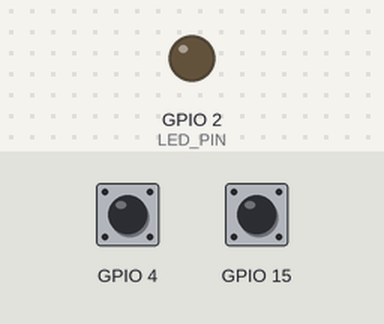
This sketch was run on a simulated ESP32. On the bench: output pins drawn as LEDs (lit = HIGH). The test bench sets the inputs (shaded band); at power-on: GPIO 4 HIGH, GPIO 15 HIGH. USB keyboard and mouse output is not drawn; what the sketch prints to the serial monitor is not drawn.

Above: at 0.1 s.
At 5.2 s:
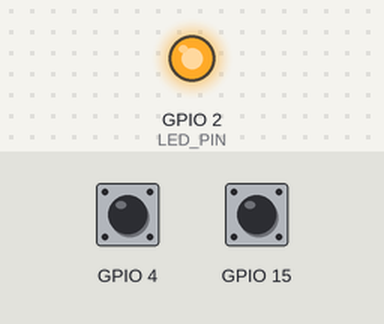
5.3 s: GPIO 4 pulled LOW for 0.15 s
6.9 s: GPIO 15 pulled LOW for 0.15 s
Timing chart, 0 to 9.9 s (numbered marks = the images above; inputs shaded):
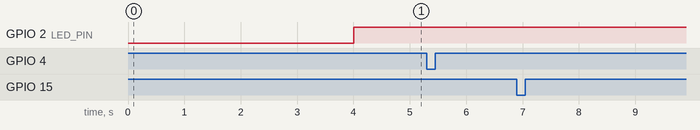

The sketch:

switch_esp32_ble.ino
```cpp
// ReVoice wireless switch (ESP32, Bluetooth keyboard "ReVoice Switch"):
//   SELECT -> Space, NEXT -> Enter  (what ReVoice's scanning mode listens for)
// It also prints "DOWN"/"UP" and "NEXT_DOWN"/"NEXT_UP" over USB at 9600 baud (same protocol as the
// wired switches), handy for testing with a cable.
//
// Build (hardware/HARDWARE.md): ESP32 core 3.x + libraries "ESP32 BLE Keyboard" 0.3.2 (T-vK) and
// "NimBLE-Arduino" 1.4.3, compiled with -DUSE_NIMBLE (the T-vK library's own Bluetooth code does not
// compile on core 3.x; its NimBLE option does, and uses less memory):
//   py -3.10 backend/tools/switch_upload.py --board esp32 --port COM7
//
// Mountings: wristband (SELECT above the middle finger, NEXT above the index finger; raise a finger
// to press) or glasses (ONE sensor near the cheek/eyebrow, TWO_SWITCH = false).
// Sensors are powered from 3V3 (NOT 5V: the ESP32's pins take at most 3.3 V).

#include <BleKeyboard.h>

// ===================== SETTINGS =====================
#define TOUCH_TEST        1   // no sensors yet: touch a wire on GPIO 4 (SELECT) / GPIO 15 (NEXT)
#define DIGITAL_PROXIMITY 2   // FC-51 / E18-D80NK style: OUT goes LOW when near. GPIO 18 / GPIO 19
#define ANALOG_TCRT5000   3   // analog OUT: GPIO 34 / GPIO 35 (ADC1, 0-4095)
const int MODE = TOUCH_TEST;
const bool TWO_SWITCH = true;               // false = one sensor (SELECT only): 1-switch auto-scan
const unsigned long MIN_HOLD_MS = 120;      // a press counts only if the sensor stays active this long
const int ANALOG_THRESHOLD = 400;           // ANALOG: change from rest that means "near" (0-4095 units)
const float TOUCH_DROP = 0.3;               // TOUCH: touched when the reading falls 30% below rest
const bool DEBUG = false;                   // true: print "select,next" readings over USB
// =====================================================

// Same rules as switch_ir.ino and backend/tools/ir_logic.py.
const unsigned long DEBOUNCE_MS = 30;
const unsigned long REFRACTORY_MS = 300;

const int SELECT_TOUCH = 4, NEXT_TOUCH = 15;        // TOUCH_TEST (T0, T3)
const int SELECT_DIGITAL = 18, NEXT_DIGITAL = 19;   // DIGITAL_PROXIMITY
const int SELECT_ANALOG = 34, NEXT_ANALOG = 35;     // ANALOG_TCRT5000 (ADC1 works while Bluetooth is on)
const int LED_PIN = 2;                              // built-in LED: on = connected, blinking = waiting

BleKeyboard bleKeyboard("ReVoice Switch", "ReVoice", 100);

struct Switch {
  const char *downText;
  const char *upText;
  uint8_t key;                 // key typed on each press
  int pin;
  float baseline;              // TOUCH / ANALOG: resting value, measured in setup()
  float threshold;             // TOUCH / ANALOG: change that means "near"
  bool reading;
  unsigned long readingSince;
  bool active;
  unsigned long activeSince;
  bool pressed;
  bool anyDown;
  unsigned long lastDownMs;
};

Switch selectSwitch = {"DOWN", "UP", ' '};
Switch nextSwitch = {"NEXT_DOWN", "NEXT_UP", KEY_RETURN};

// debounce -> hold for MIN_HOLD_MS -> one key press (unless too soon after the last one)
void updateSwitch(Switch &s, bool near, unsigned long now) {
  if (near != s.reading) { s.reading = near; s.readingSince = now; }
  if (s.reading != s.active && now - s.readingSince >= DEBOUNCE_MS) {
    s.active = s.reading;
    s.activeSince = s.readingSince;
  }
  // still near right now: a short brush must not count just because the release is being debounced
  bool held = s.active && s.reading && now - s.activeSince >= MIN_HOLD_MS;
  bool rested = !s.anyDown || now - s.lastDownMs >= REFRACTORY_MS;
  if (!s.pressed && held && rested) {
    s.pressed = true; s.anyDown = true; s.lastDownMs = now;
    Serial.println(s.downText);
    if (bleKeyboard.isConnected()) bleKeyboard.write(s.key);   // keys only when paired + connected
  } else if (s.pressed && !s.active) {
    s.pressed = false;
    Serial.println(s.upText);
  }
}

int readRaw(const Switch &s) {
  if (MODE == TOUCH_TEST) return touchRead(s.pin);
  if (MODE == ANALOG_TCRT5000) return analogRead(s.pin);
  return digitalRead(s.pin);
}

// near: DIGITAL = pin LOW; TOUCH = reading dropped; ANALOG = reading moved. Stays near until the
// change falls below half the threshold (hysteresis), so a wobbly finger gives one press.
bool isNear(const Switch &s, int raw) {
  if (MODE == DIGITAL_PROXIMITY) return raw == LOW;
  float change = MODE == TOUCH_TEST ? s.baseline - raw : fabs(raw - s.baseline);
  return s.reading ? change > s.threshold / 2 : change > s.threshold;
}

void setUp(Switch &s, int pin) {
  s.pin = pin;
  if (MODE == DIGITAL_PROXIMITY) { pinMode(pin, INPUT_PULLUP); return; }
  long sum = 0;
  for (int i = 0; i < 100; i++) { sum += readRaw(s); delay(20); }   // 2 s at rest
  s.baseline = sum / 100.0;
  s.threshold = MODE == TOUCH_TEST ? s.baseline * TOUCH_DROP : ANALOG_THRESHOLD;
}

void setup() {
  Serial.begin(9600);
  pinMode(LED_PIN, OUTPUT);
  setUp(selectSwitch, MODE == TOUCH_TEST ? SELECT_TOUCH : MODE == ANALOG_TCRT5000 ? SELECT_ANALOG : SELECT_DIGITAL);
  if (TWO_SWITCH)
    setUp(nextSwitch, MODE == TOUCH_TEST ? NEXT_TOUCH : MODE == ANALOG_TCRT5000 ? NEXT_ANALOG : NEXT_DIGITAL);
  bleKeyboard.begin();
}

void loop() {
  unsigned long now = millis();
  bool connected = bleKeyboard.isConnected();
  digitalWrite(LED_PIN, connected || (now / 500) % 2 ? HIGH : LOW);   // solid = connected
  int selectRaw = readRaw(selectSwitch);
  updateSwitch(selectSwitch, isNear(selectSwitch, selectRaw), now);
  int nextRaw = 0;
  if (TWO_SWITCH) {
    nextRaw = readRaw(nextSwitch);
    updateSwitch(nextSwitch, isNear(nextSwitch, nextRaw), now);
  }
  if (DEBUG) { Serial.print(selectRaw); Serial.print(','); Serial.println(nextRaw); }
  delay(5);
}
```

Measured:
- after the input at 5.3 s, every drawn part: stays the same
- after the input at 6.9 s, every drawn part: stays the same
